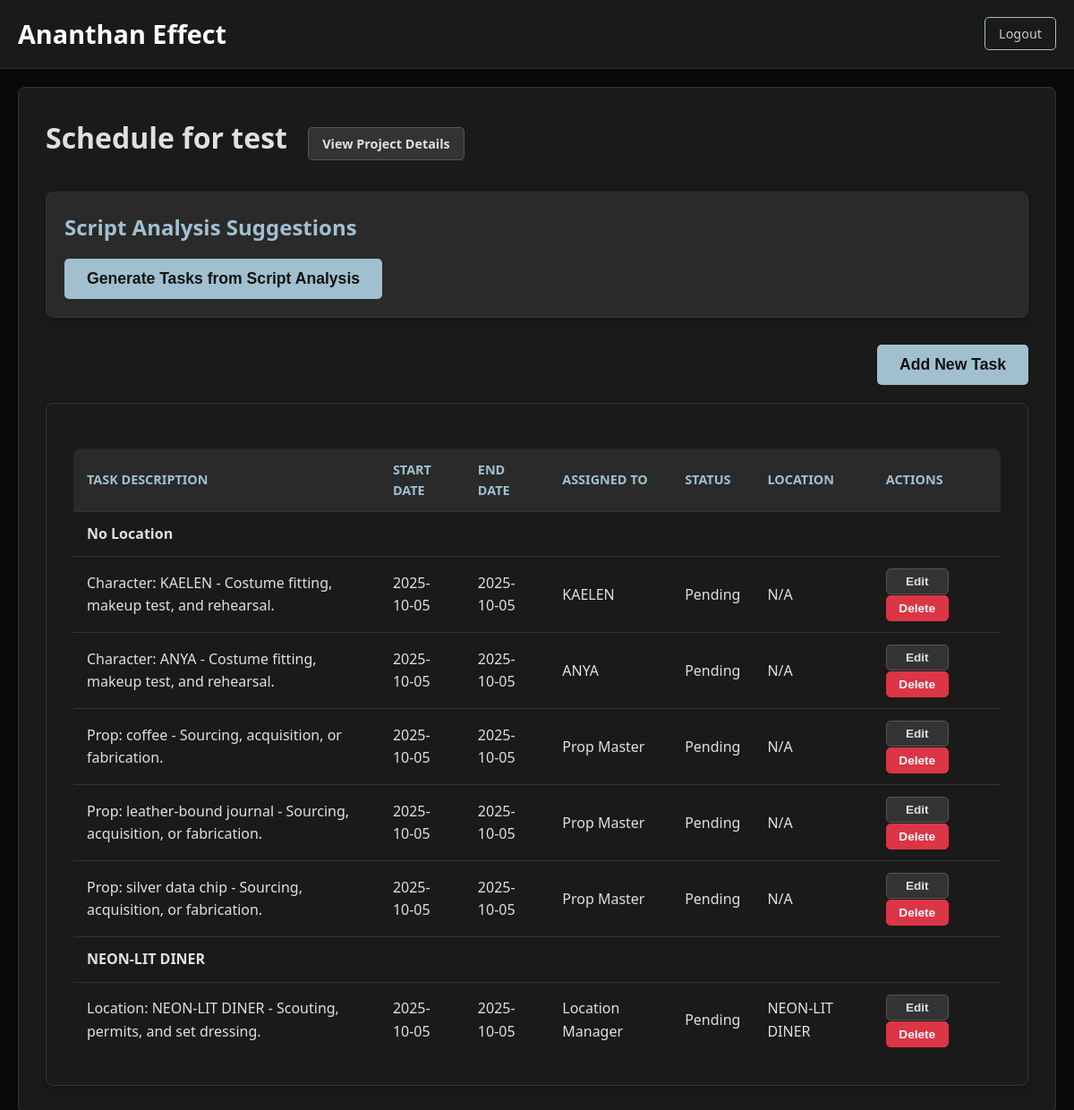
Page /schedule/1 (signed in) on the committed database.
### app.py (models this page shows)
class Project(db.Model):
    id = db.Column(db.Integer, primary_key=True)
    name = db.Column(db.String(100), nullable=False)
    script_file_name = db.Column(db.String(200), nullable=False)
    analysis_json = db.Column(db.Text, nullable=True)
    genre = db.Column(db.String(50), nullable=True) # New column
    logline = db.Column(db.Text, nullable=True) # New column for AI-generated logline
    forecasted_budget = db.Column(db.Float, nullable=True, default=0.0) # New column for forecasted budget
    user_id = db.Column(db.Integer, db.ForeignKey('user.id'), nullable=False)
    expenses = db.relationship('Expense', backref='project', lazy=True)

class Schedule(db.Model):
    id = db.Column(db.Integer, primary_key=True)
    project_id = db.Column(db.Integer, db.ForeignKey('project.id'), nullable=False)
    task_description = db.Column(db.String(500), nullable=False)
    start_date = db.Column(db.Date, nullable=False)
    end_date = db.Column(db.Date, nullable=False)
    assigned_to = db.Column(db.String(100), nullable=True)
    status = db.Column(db.String(50), nullable=False, default='Pending')
    location = db.Column(db.String(100), nullable=True)
    project = db.relationship('Project', backref='schedules', lazy=True)

### app.py (the view)
@app.route('/schedule/<int:project_id>')
@login_required
def schedule(project_id):
    project = Project.query.get_or_404(project_id)
    if project.author != current_user:
        abort(403) # Forbidden
    script_analysis_results = session.get('script_analysis_results', {})
    characters = script_analysis_results.get('characters', [])
    locations = script_analysis_results.get('locations', [])
    props = script_analysis_results.get('props', [])
    schedule_items = Schedule.query.filter_by(project_id=project.id).all()
    schedule_by_location = {}
    for item in schedule_items:
        location = item.location if item.location else "No Location"
        if location not in schedule_by_location:
            schedule_by_location[location] = []
        schedule_by_location[location].append(item)
    return render_template('schedule.html', project=project, schedule_by_location=schedule_by_location, characters=characters, locations=locations, props=props)

### app.py (called while the page is built)
@login_manager.user_loader
def load_user(user_id):
    return User.query.get(int(user_id))

### templates/schedule.html (shortened to what this page needs)
{% extends "layout.html" %}
{% block content %}
<div class="container">
    <div class="section">
        <h2>Schedule for {{ project.name }} <a href="{{ url_for('project_detail', project_id=project.id) }}" class="btn btn-secondary" style="margin-left: 15px;">View Project Details</a></h2>
        <div class="script-suggestions section">
            <h3>Script Analysis Suggestions</h3>
            <button id="generate-tasks-btn" class="btn-primary">Generate Tasks from Script Analysis</button>
        </div>
        <div class="schedule-controls">
            <button id="add-schedule-btn" class="btn-primary">Add New Task</button>
        </div>
        <div class="section">
            <table id="schedule-table" class="data-table">
                <thead>
                    <tr>
                        <th>Task Description</th>
                        <th>Start Date</th>
                        <th>End Date</th>
                        <th>Assigned To</th>
                        <th>Status</th>
                        <th>Location</th>
                        <th>Actions</th>
                    </tr>
                </thead>
                <tbody>
                    {% for location, items in schedule_by_location.items() %}
                        <tr class="location-header">
                            <td colspan="7"><strong>{{ location }}</strong></td>
                        </tr>
                        {% for item in items %}
                            <tr data-id="{{ item.id }}">
                                <td>{{ item.task_description }}</td>
                                <td>{{ item.start_date.strftime('%Y-%m-%d') }}</td>
                                <td>{{ item.end_date.strftime('%Y-%m-%d') }}</td>
                                <td>{{ item.assigned_to if item.assigned_to else 'N/A' }}</td>
                                <td>{{ item.status }}</td>
                                <td>{{ item.location if item.location else 'N/A' }}</td>
                                <td>
                                    <button class="edit-schedule-btn btn-secondary" data-id="{{ item.id }}">Edit</button>
                                    <button class="delete-schedule-btn btn-danger" data-id="{{ item.id }}">Delete</button>
                                </td>
                            </tr>
                        {% endfor %}
                    {% endfor %}
                </tbody>
            </table>
        </div>
    </div>
</div>
{% endblock %}

### static/style.css (style rules this page uses)
body { font-family: 'Segoe UI', Tahoma, Geneva, Verdana, sans-serif; background-color: #0a0a0a; color: #e0e0e0; margin: 0; padding: 0; line-height: 1.6; font-size: 16px; }
.container { max-width: 1200px; margin: 0 auto; padding: 20px; display: flex; flex-direction: column; gap: 30px; }
.section { background-color: #1a1a1a; border: 1px solid #333; border-radius: 8px; padding: 30px; box-shadow: 0 2px 8px rgba(0, 0, 0, 0.3); }
.section h2 { margin-top: 0; color: #e0e0e0; border: none; padding-bottom: 15px; margin-bottom: 20px; font-size: 2rem; font-weight: 600; }
button { background-color: #a0c0d0; color: #121212; padding: 12px 25px; border: none; border-radius: 5px; cursor: pointer; font-size: 1rem; font-weight: 600; transition: background-color 0.3s ease, transform 0.2s ease; }
.btn-primary { background-color: #a0c0d0; color: #121212; padding: 12px 25px; border: none; border-radius: 5px; cursor: pointer; font-size: 1.1rem; font-weight: bold; transition: background-color 0.3s ease, transform 0.2s ease; text-decoration: none; }
.btn-danger { background-color: #dc3545; color: #fff; border: 1px solid #dc3545; padding: 6px 10px; font-size: 0.85rem; width: 70px; text-align: center; margin-right: 3px; }
.btn-secondary { background-color: #333; color: #e0e0e0; padding: 8px 15px; border: 1px solid #555; border-radius: 5px; text-decoration: none; font-size: 0.9rem; transition: background-color 0.3s ease, border-color 0.3s ease; }
.script-suggestions { background-color: #2a2a2a; padding: 20px; border-radius: 8px; margin-bottom: 30px; border: 1px solid #333; box-shadow: 0 2px 8px rgba(0, 0, 0, 0.3); }
.script-suggestions h3 { color: #a0c0d0; margin-top: 0; margin-bottom: 15px; font-size: 1.5rem; }
.schedule-controls { margin-bottom: 20px; text-align: right; }
.data-table { width: 100%; border-collapse: collapse; margin-top: 20px; background-color: #1a1a1a; border-radius: 8px; overflow: hidden; }
.data-table th, .data-table td { padding: 12px 15px; text-align: left; border-bottom: 1px solid #333; color: #e0e0e0; }
.data-table th { background-color: #2a2a2a; font-weight: 600; color: #a0c0d0; text-transform: uppercase; font-size: 0.9rem; }
.data-table tbody tr:last-child td { border-bottom: none; }
.data-table .btn-secondary { padding: 6px 10px; font-size: 0.85rem; margin-bottom: 1px; margin-top: 1px; width: 70px; text-align: center; }

### rows in the picture
Project: name "test"
Schedule: task_description "Character: KAELEN - Costume fitting, makeup test, and rehearsal.", start_date "2025-10-05", end_date "2025-10-05", assigned_to "KAELEN", status "Pending", location "N/A"
Schedule: task_description "Character: ANYA - Costume fitting, makeup test, and rehearsal.", start_date "2025-10-05", end_date "2025-10-05", assigned_to "ANYA", status "Pending", location "N/A"
Schedule: task_description "Prop: coffee - Sourcing, acquisition, or fabrication.", start_date "2025-10-05", end_date "2025-10-05", assigned_to "Prop Master", status "Pending", location "N/A"
Schedule: task_description "Prop: leather-bound journal - Sourcing, acquisition, or fabrication.", start_date "2025-10-05", end_date "2025-10-05", assigned_to "Prop Master", status "Pending", location "N/A"
Schedule: task_description "Prop: silver data chip - Sourcing, acquisition, or fabrication.", start_date "2025-10-05", end_date "2025-10-05", assigned_to "Prop Master", status "Pending", location "N/A"
Schedule: location "NEON-LIT DINER", task_description "Location: NEON-LIT DINER - Scouting, permits, and set dressing.", start_date "2025-10-05", end_date "2025-10-05", assigned_to "Location Manager", status "Pending"

### other values in the picture
{{ location }} "No Location"
